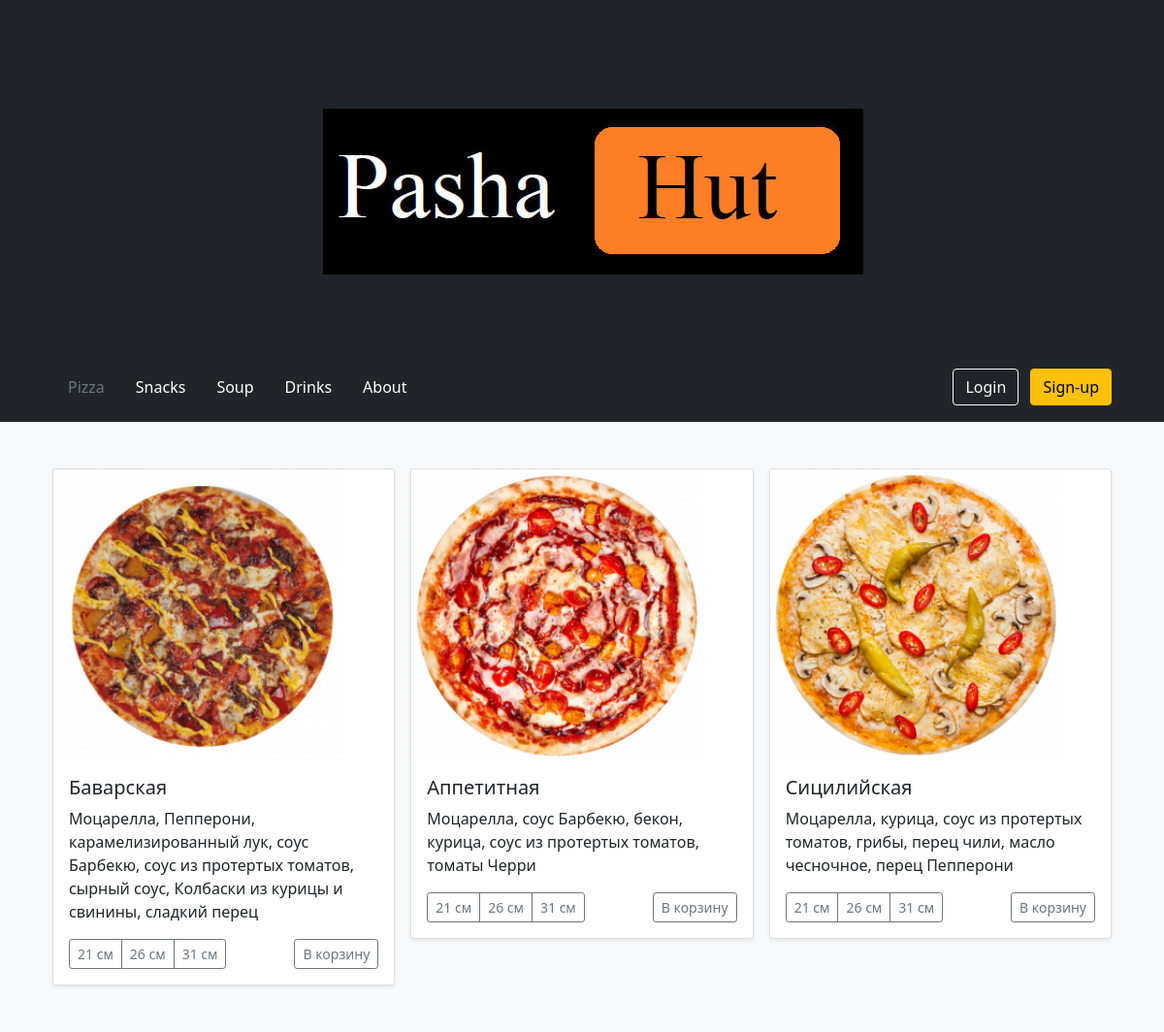
The page / on the database its author committed.
### menu/models.py (models this page shows, shortened)
class Pizza(models.Model):
    name = models.CharField(max_length=20)
    image = models.ImageField(default=None)
    ingredient = models.ManyToManyField(Ingredients)
    weight = models.IntegerField()
    price = models.DecimalField(max_digits=3, decimal_places=1)
    size = models.IntegerField()
    def get_ingredients(self):
        return ", ".join([ingredient.name for ingredient in self.ingredient.all()])
    get_ingredients.short_description = "Ingredients"

class Ingredients(models.Model):
    name = models.CharField(max_length=50)

### menu/views.py (the view)
# urls.py: path('', MenuView.as_view(), name="menu-index"),
class MenuView(TemplateView):
    template_name = 'catalog/pizza.html'
    def get(self, request):
        pizzas = Pizza.objects.all()
        params = {
            'pizzas': pizzas
        }
        return render(request, self.template_name, params)

### templates/catalog/pizza.html
{% extends "base.html" %}
{% block content %}
<div class="album py-5 bg-body-tertiary">
    <div class="container">
      <div class="row row-cols-1 row-cols-sm-2 row-cols-md-3 g-3" bis_skin_checked="1">
        {% for pizza in pizzas %}
        <div class="col">
          <div class="card shadow-sm">
            <img src="{{ pizza.image.url }}" width="300px" class="rounded" height="300px">
            <div class="card-body">
              <h5 class="card-text">{{ pizza.name }}</h5>
              <p class="card-text">{{ pizza.get_ingredients }}</p>
              <div class="d-flex justify-content-between align-items-center">
                <div class="btn-group">
                  <button type="button" class="btn btn-sm btn-outline-secondary">21 см</button>
                  <button type="button" class="btn btn-sm btn-outline-secondary">26 см</button>
                  <button type="button" class="btn btn-sm btn-outline-secondary">31 см</button>
                </div>
                <button type="button" class="btn btn-sm btn-outline-secondary">В корзину</button>
              </div>
            </div>
          </div>
        </div>
        {% endfor %}
      </div>
    </div>
</div>
{% endblock %}

### rows shown on the page
Pizza: image (picture), name "Баварская", get_ingredients "Моцарелла, Пепперони, карамелизированный лук, соус Барбекю, соус из протертых томатов, сырный соус, Колбаски из курицы и свинины, сладкий перец"
Pizza: image (picture), name "Аппетитная", get_ingredients "Моцарелла, соус Барбекю, бекон, курица, соус из протертых томатов, томаты Черри"
Pizza: image (picture), name "Сицилийская", get_ingredients "Моцарелла, курица, соус из протертых томатов, грибы, перец чили, масло чесночное, перец Пепперони"
